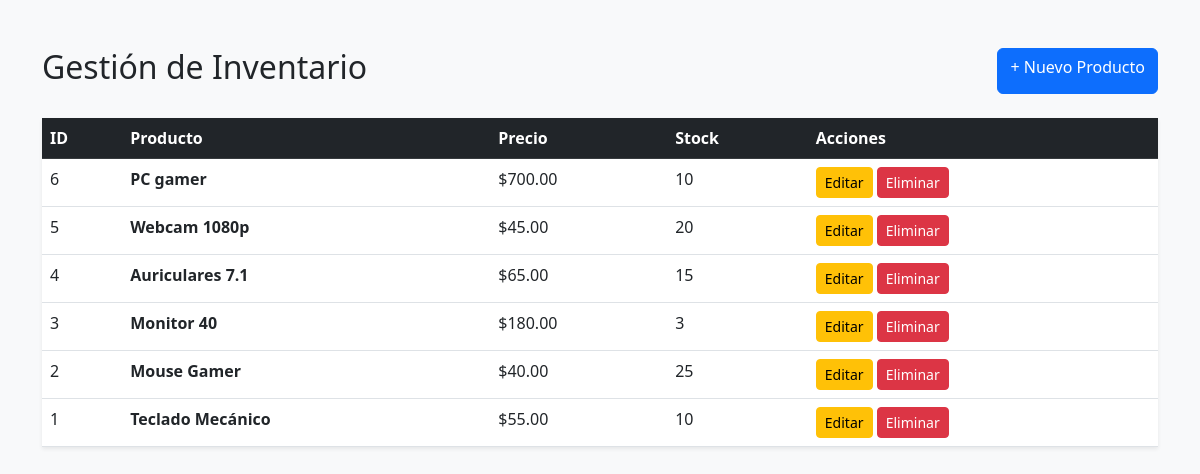
The page / on the database its author committed.
### tables this page shows
CREATE TABLE `productos` (
  `id` int(11) NOT NULL,
  `nombre` varchar(100) NOT NULL,
  `descripcion` text DEFAULT NULL,
  `precio` decimal(10,2) NOT NULL,
  `stock` int(11) NOT NULL,
  `created_at` timestamp NULL DEFAULT current_timestamp()
);

### config/db.php (called while the page is built)
<?php
class Database {
    public static function connect() {
        try {
            return new PDO("mysql:host=localhost;dbname=tienda;charset=utf8", "root", "");
        } catch (PDOException $e) {
            die("Error de conexión: " . $e->getMessage());
        }
    }
}

### controllers/ProductoController.php (called while the page is built, shortened)
<?php
require_once '../models/Producto.php';
class ProductoController {
    private $model;
    public function __construct() {
        $this->model = new Producto();
    }
    public function index() {
        $productos = $this->model->listar();
        require_once '../view/listar.php';
    }
}

### models/Producto.php (called while the page is built, shortened)
<?php
require_once '../config/db.php';
class Producto {
    private $db;
    public function __construct() {
        $this->db = Database::connect();
    }
    public function listar() {
        $sql = "SELECT * FROM productos ORDER BY id DESC";
        return $this->db->query($sql)->fetchAll(PDO::FETCH_OBJ);
    }
}

### view/listar.php (the view, shortened to what this page needs)
<!DOCTYPE html>
<html lang="es">
<head>
    <link href="https://cdn.jsdelivr.net/npm/bootstrap@5.3.0/dist/css/bootstrap.min.css" rel="stylesheet">
</head>
<body class="bg-light">
    <div class="container mt-5">
        <div class="d-flex justify-content-between mb-4">
            <h2>Gestión de Inventario</h2>
            <a href="index.php?action=create" class="btn btn-primary">+ Nuevo Producto</a>
        </div>
        <table class="table table-white table-hover shadow-sm">
            <thead class="table-dark">
                <tr>
                    <th>ID</th><th>Producto</th><th>Precio</th><th>Stock</th><th>Acciones</th>
                </tr>
            </thead>
            <tbody>
                <?php if(!empty($productos)): ?>
                    <?php foreach($productos as $p): ?>
                    <tr>
                        <td><?= $p->id ?></td>
                        <td><strong><?= $p->nombre ?></strong></td>
                        <td>$<?= number_format($p->precio, 2) ?></td>
                        <td><?= $p->stock ?></td>
                        <td>
                            <a href="index.php?action=edit&id=<?= $p->id ?>" class="btn btn-sm btn-warning">Editar</a>
                            <a href="index.php?action=delete&id=<?= $p->id ?>" class="btn btn-sm btn-danger" onclick="return confirm('¿Borrar producto?')">Eliminar</a>
                        </td>
                    </tr>
                    <?php endforeach; ?>
                <?php endif; ?>
            </tbody>
        </table>
    </div>
</body>
</html>

### public/index.php
<?php
require_once __DIR__ . '/../controllers/ProductoController.php';
$controller = new ProductoController();
$action = $_GET['action'] ?? 'index';
if (method_exists($controller, $action)) {
    $controller->$action();
} else {
    echo "La acción no existe.";
}

### rows shown on the page
productos: id "6", nombre "PC gamer", precio "700.00", stock "10"
productos: id "5", nombre "Webcam 1080p", precio "45.00", stock "20"
productos: id "4", nombre "Auriculares 7.1", precio "65.00", stock "15"
productos: id "3", nombre "Monitor 40", precio "180.00", stock "3"
productos: id "2", nombre "Mouse Gamer", precio "40.00", stock "25"
productos: id "1", nombre "Teclado Mecánico", precio "55.00", stock "10"
